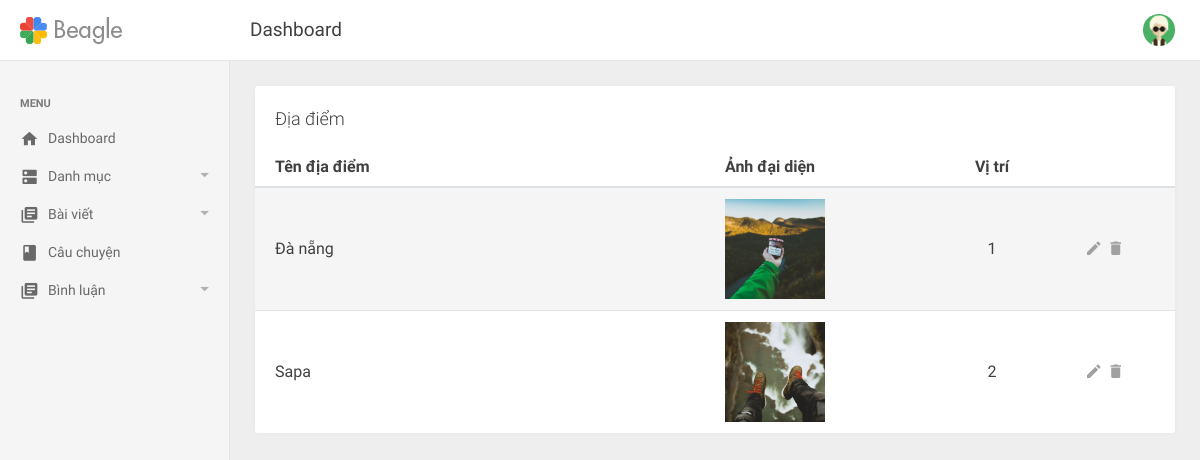
/admin/diadiem.php (signed in), run on an earlier commit of the app's database.
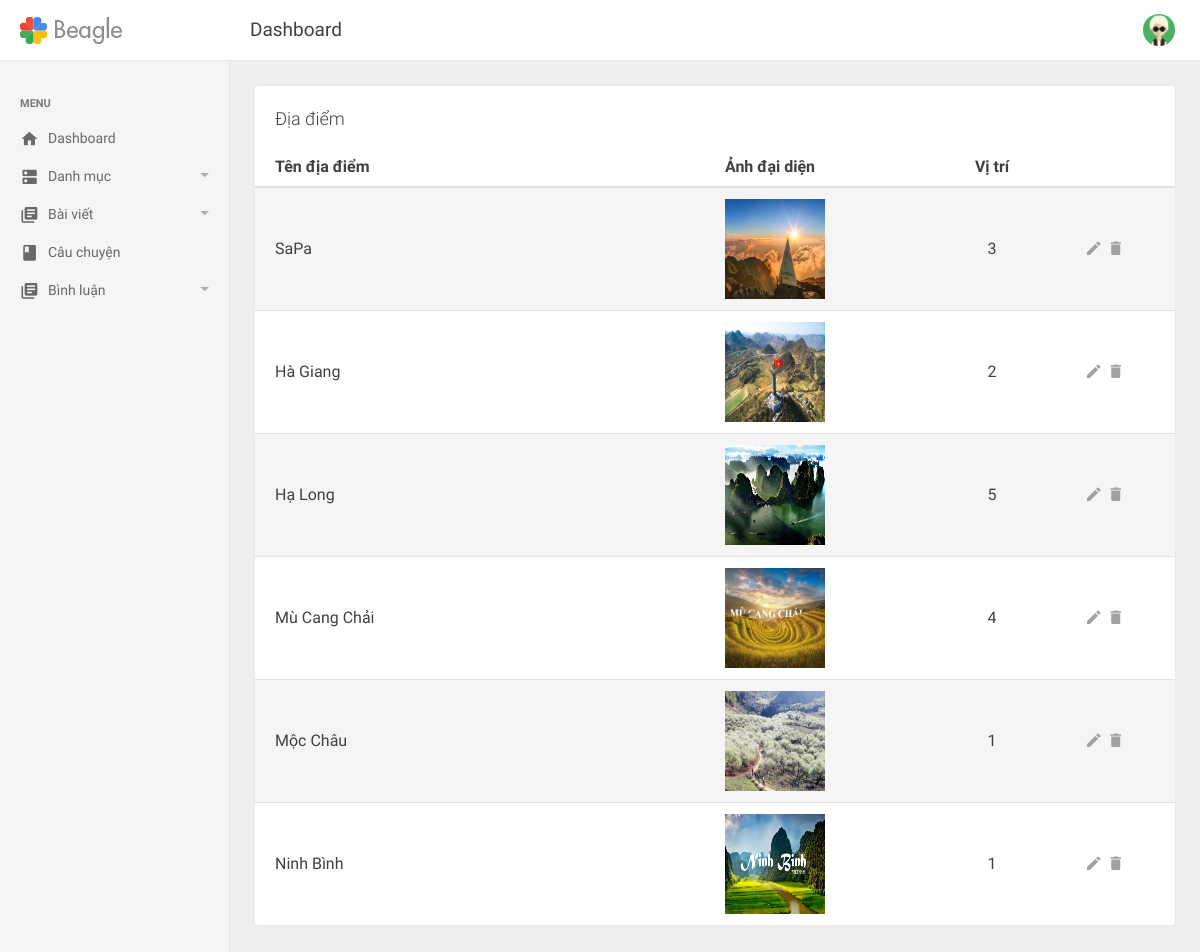
And on a later commit of the database.
### tables this page shows
CREATE TABLE `diadiem` (
  `diadiem_id` int(11) NOT NULL,
  `diadiem_ten` varchar(150) NOT NULL,
  `diadiem_anh` varchar(100) NOT NULL,
  `diadiem_ngaytao` date NOT NULL,
  `diadiem_vitri` int(11) NOT NULL
);

### admin/diadiem.php (the view, shortened to what this page needs)
<?php include('../includes/mysqli_connect.php');?>
<?php include('includes/header.php');?>
<?php include('includes/top-header.php');?>
<?php include('includes/left-sidebar.php');?>
<div class="be-content">
    <div class="main-content container-fluid">
      <div class="row">
        <div class="col-md-12">
          <div class="card card-table">
            <div class="card-header">Địa điểm</div>
            <div class="card-body table-responsive">
                <table class="table table-striped table-hover">
                    <thead>
                        <tr>
                            <th style="width:50%;"><a href="diadiem.php?sort=name">Tên địa điểm</a></th>
                            <th>Ảnh đại diện</th>
                            <th class="actions"><a href="diadiem.php?sort=pos">Vị trí</a></th>
                            <th class="actions"></th>
                        </tr>
                    </thead>
                    <tbody>
                      <?php
                      if(isset($_GET['sort'])) {
                        switch ($_GET['sort']) {
                          case 'name':
                            $order_by = 'diadiem_ten';
                            break;
                          case 'pos':
                            $order_by = 'diadiem_vitri';
                            break;
                          default:
                            $order_by = 'diadiem_id';
                            break;
                        }
                      } else {
                        $order_by = 'diadiem_id';
                      }
                        $query = "SELECT * FROM diadiem ORDER BY {$order_by} ASC";
                          if ($result = $dbc->query($query)) {
                              while ($diadiem = $result->fetch_array(MYSQLI_ASSOC)) {
                                echo "
                                  <tr>
                                    <td>{$diadiem['diadiem_ten']}</td>
                                    <td><img src='uploads/images/{$diadiem['diadiem_anh']}' alt='{$diadiem['diadiem_ten']}' width='100px' height='100px'></td>
                                    <td class='actions'>{$diadiem['diadiem_vitri']}</td>
                                    <td class='actions'>
                                      <span style='padding:0 3px'>
                                      <a href='suadiadiem.php?id={$diadiem['diadiem_id']}' class='icon' href='#'><i class='mdi mdi-edit'></i></a>
                                      </span>
                                      <span style='padding:0 3px'>
                                      <a id='{$diadiem['diadiem_id']}' class='icon remove'><i class='mdi mdi-delete'></i>
                                      </a>
                                      </span>
                                    </td>
                                </tr>
                                ";
                              }
                          }
                       ?>
                    </tbody>
                </table>
            </div>
        </div>
        </div>
      </div>
    </div>
</div>
<?php include('includes/footer.php');?>

### admin/includes/header.php (shortened to what this page needs)
<html lang="vi"><head>
    <link rel="stylesheet" type="text/css" href="assets/lib/perfect-scrollbar/css/perfect-scrollbar.css">
    <link rel="stylesheet" type="text/css" href="assets/lib/material-design-icons/css/material-design-iconic-font.min.css">
    <link rel="stylesheet" type="text/css" href="assets/lib/jquery.vectormap/jquery-jvectormap-1.2.2.css">
    <link rel="stylesheet" type="text/css" href="assets/lib/jqvmap/jqvmap.min.css">
    <link rel="stylesheet" type="text/css" href="assets/lib/datetimepicker/css/bootstrap-datetimepicker.min.css">
    <link rel="stylesheet" href="assets/css/app.css" type="text/css">
    <link rel="stylesheet" href="assets/css/style.css" type="text/css">
  </head>
  <body>
    <div class="be-wrapper be-fixed-sidebar">

### admin/includes/top-header.php (shortened to what this page needs)
<nav class="navbar navbar-expand fixed-top be-top-header">
  <div class="container-fluid">
    <div class="be-navbar-header"><a class="navbar-brand" href="<?php echo BASE_URL ?>"></a>
    </div>
    <div class="page-title"><span>Dashboard</span></div>
    <div class="be-right-navbar">
      <ul class="nav navbar-nav float-right be-user-nav">
        <li class="nav-item dropdown"><a class="nav-link dropdown-toggle" href="#" data-toggle="dropdown" role="button" aria-expanded="false"><img src="assets/img/avatar.png" alt="Avatar"><span class="user-name"></span></a>
        </li>
      </ul>
    </div>
  </div>
</nav>

### admin/includes/left-sidebar.php (shortened to what this page needs)
<div class="be-left-sidebar">
  <div class="left-sidebar-wrapper"><a class="left-sidebar-toggle" href="#">Dashboard</a>
    <div class="left-sidebar-spacer">
      <div class="left-sidebar-scroll ps ps--active-y">
        <div class="left-sidebar-content">
          <ul class="sidebar-elements">
            <li class="divider">Menu</li>
            <li><a href="index.php"><i class="icon mdi mdi-home"></i><span>Dashboard</span></a>
            </li>
            <li class="parent"><a href="#"><i class="icon mdi mdi-dns"></i><span>Danh mục</span></a>
            </li>
            <li class="parent"><a href="#"><i class="icon mdi mdi-collection-text"></i><span>Bài viết</span></a>
            </li>
            <li><a href="cauchuyen.php"><i class="icon mdi mdi-book"></i><span>Câu chuyện</span></a>
            <li class="parent"><a href="#"><i class="icon mdi mdi-collection-text"></i><span>Bình luận</span></a>
            </li>
          </ul>
        </div>
      </div>
    </div>
  </div>
</div>

### admin/includes/footer.php (shortened to what this page needs)
</div>
</body></html>

### admin/assets/css/style.css (style rules this page uses)
th a { color: #404040; }

What changed in the data, as far as the page shows it:
removed diadiem: diadiem_ten "Đà nẵng", diadiem_anh (picture), diadiem_vitri "1"
removed diadiem: diadiem_ten "Sapa", diadiem_anh (picture), diadiem_vitri "2"
added diadiem: diadiem_ten "SaPa", diadiem_anh (picture), diadiem_vitri "3"
added diadiem: diadiem_ten "Hà Giang", diadiem_anh (picture), diadiem_vitri "2"
added diadiem: diadiem_ten "Hạ Long", diadiem_anh (picture), diadiem_vitri "5"
added diadiem: diadiem_ten "Mù Cang Chải", diadiem_anh (picture), diadiem_vitri "4"
added diadiem: diadiem_ten "Mộc Châu", diadiem_anh (picture), diadiem_vitri "1"
added diadiem: diadiem_ten "Ninh Bình", diadiem_anh (picture), diadiem_vitri "1"
